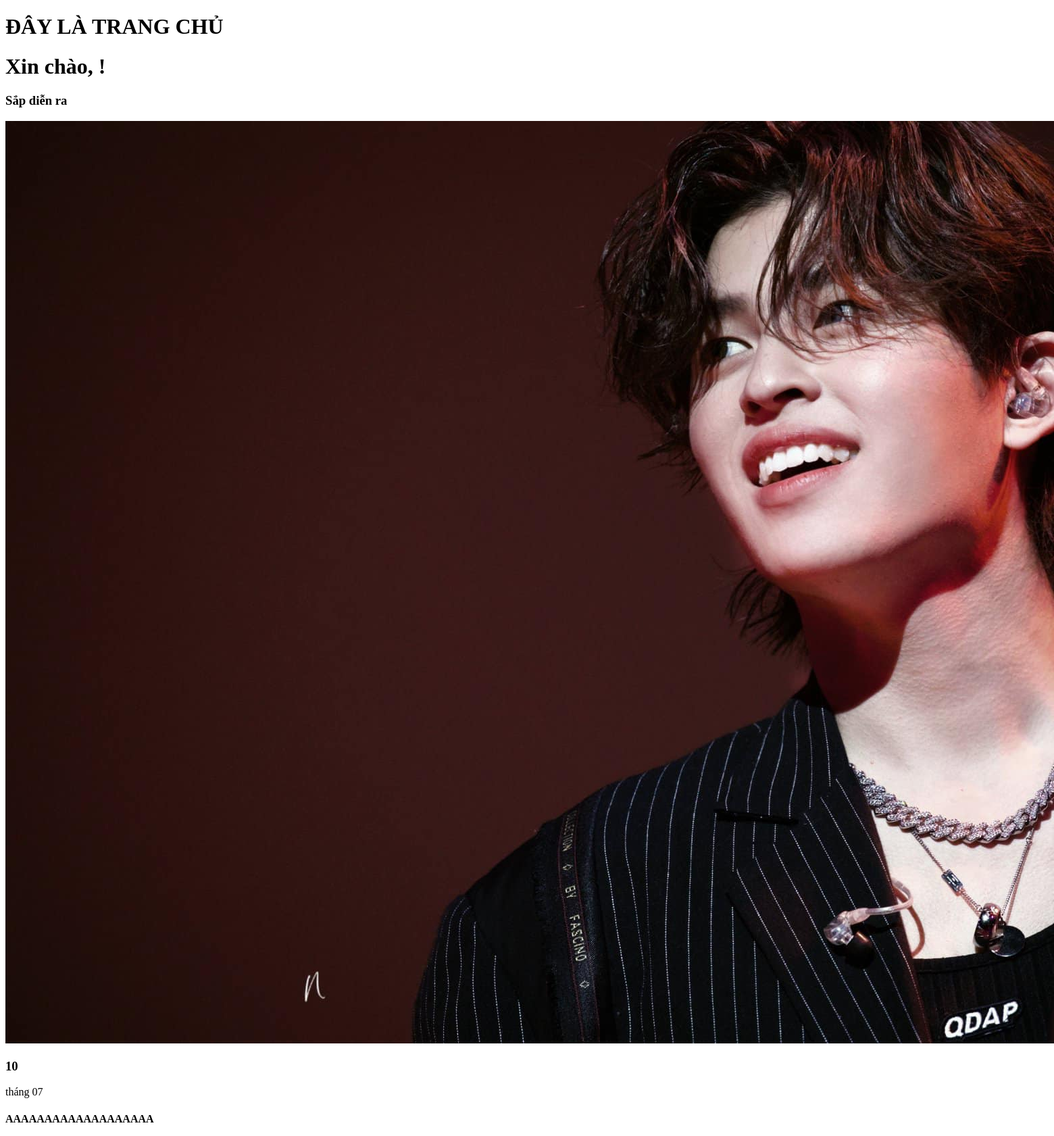
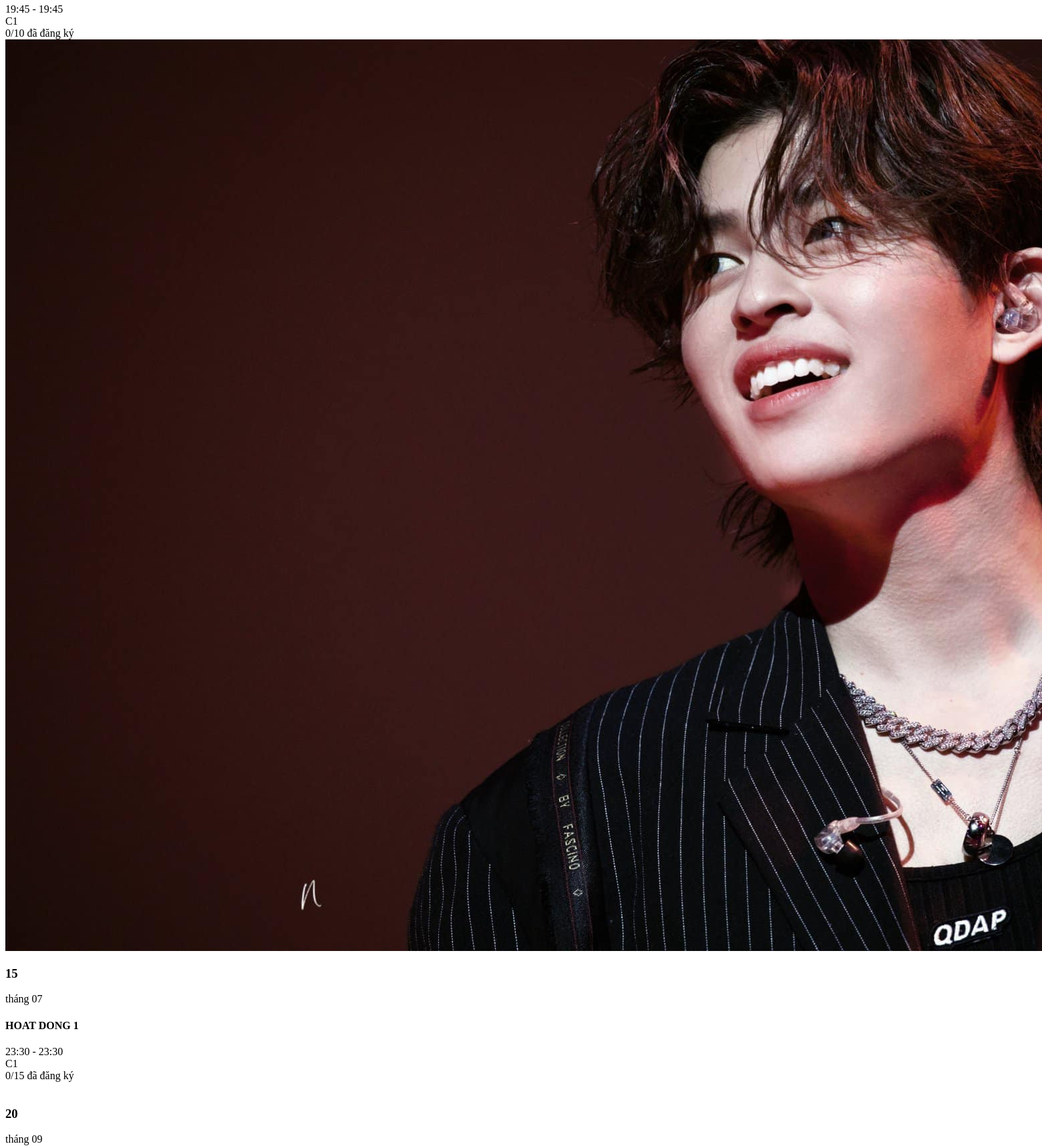
/user/pages/dashboard.php (signed in, upper part), run on the app's committed database (2 pictures, top to bottom).
### tables this page shows
CREATE TABLE `hoatdong` (
  `Id` int(11) NOT NULL,
  `MaHoatDong` varchar(11) NOT NULL,
  `MaToChuc` varchar(11) NOT NULL,
  `MaMucCongDiem` varchar(11) NOT NULL,
  `TenHoatDong` varchar(250) NOT NULL,
  `NgayTao` datetime NOT NULL DEFAULT current_timestamp(),
  `DiaDiem` varchar(250) NOT NULL,
  `DoiTuongThamGia` varchar(256) NOT NULL,
  `SoLuongToiDa` int(11) NOT NULL DEFAULT 10000000,
  `ThoiGianBatDau` datetime NOT NULL,
  `ThoiGianKetThuc` datetime NOT NULL,
  `DiemRenLuyen` int(11) NOT NULL,
  `NoiDungHD` text NOT NULL,
  `AnhAvt` varchar(256) NOT NULL,
  `AnhBia` varchar(256) NOT NULL,
  `Token` varchar(250) NOT NULL
);

### user/pages/dashboard.php (the view, shortened to what this page needs)
<?php
require_once "../../config/db.php";
require_once "../auth.php";
$keyword = isset($_GET['keyword']) ? trim($_GET['keyword']) : '';
$search = "%$keyword%";
$sql1 = "SELECT
            hd.*,
            COUNT(dk.MSSV) AS total
        FROM HoatDong hd
        LEFT JOIN DangKy dk
            ON hd.MaHoatDong = dk.MaHoatDong
        WHERE hd.ThoiGianBatDau > NOW() ";
$sql1 .= "GROUP BY hd.MaHoatDong";
$stmt1 = $conn->prepare($sql1);
empty($keyword) ? $stmt1->execute() : $stmt1->execute([$search]);
?>
<!DOCTYPE html>
<html lang="en">
<head>
    <link rel="stylesheet" href="../assets/css/manager-pages.css">
</head>
<body>
    <h1>ĐÂY LÀ TRANG CHỦ</h1>
    <h1>Xin chào, <?= $user['HoTen'] ?>!</h1>
    <div class="container">
        <div class="title-container">
            <h3>Sắp diễn ra</h3>
        </div>
        <div class="card-container">
            <?php $count = 0;
            while($row = $stmt1->fetch(PDO::FETCH_ASSOC)){
                $count++;?>
            <div class="card-item <?= $count > 4 ? 'hidden-card-item' : '' ?>" data-id="<?= $row['MaHoatDong'] ?>">
                <div class="img-card-item">
                    <img src="<?= $row['AnhAvt'] ?>" alt="">
                </div>
                <div class="title-card-item">
                    <div class="date-card-item">
                        <?php $dateStart = new DateTime($row['ThoiGianBatDau']);
                        $dateEnd = new DateTime($row['ThoiGianKetThuc']); ?>
                        <h3><?= $dateStart->format('d'); ?></h3>
                        <span>tháng <?= $dateStart->format('m'); ?></span>
                    </div>
                    <h4><?= $row['TenHoatDong'] ?></h4>
                    <div class="info-card-item">
                        <div class="info-card-item-inside">
                            <span><?= $dateStart->format('H:i'); ?> - <?= $dateEnd->format('H:i'); ?></span>
                        </div>
                        <div class="info-card-item-inside">
                            <span><?= $row['DiaDiem'] ?></span>
                        </div>
                        <div class="info-card-item-inside">
                            <span><?= $row['total'] ?>/<?= $row['SoLuongToiDa']?> đã đăng ký</span>
                        </div>
                    </div>
                </div>
            </div>
            <?php } ?>
        </div>
    </div>
</body>
</html>

### data on the page
hoatdong: AnhAvt (picture), ThoiGianBatDau "10", ThoiGianBatDau "07", TenHoatDong "AAAAAAAAAAAAAAAAAAA", ThoiGianBatDau "19:45", ThoiGianKetThuc "19:45", DiaDiem "C1", total "0", SoLuongToiDa "10"
hoatdong: AnhAvt (picture), ThoiGianBatDau "15", ThoiGianBatDau "07", TenHoatDong "HOAT DONG 1", ThoiGianBatDau "23:30", ThoiGianKetThuc "23:30", DiaDiem "C1", total "0", SoLuongToiDa "15"
hoatdong: ThoiGianBatDau "20", ThoiGianBatDau "09"
